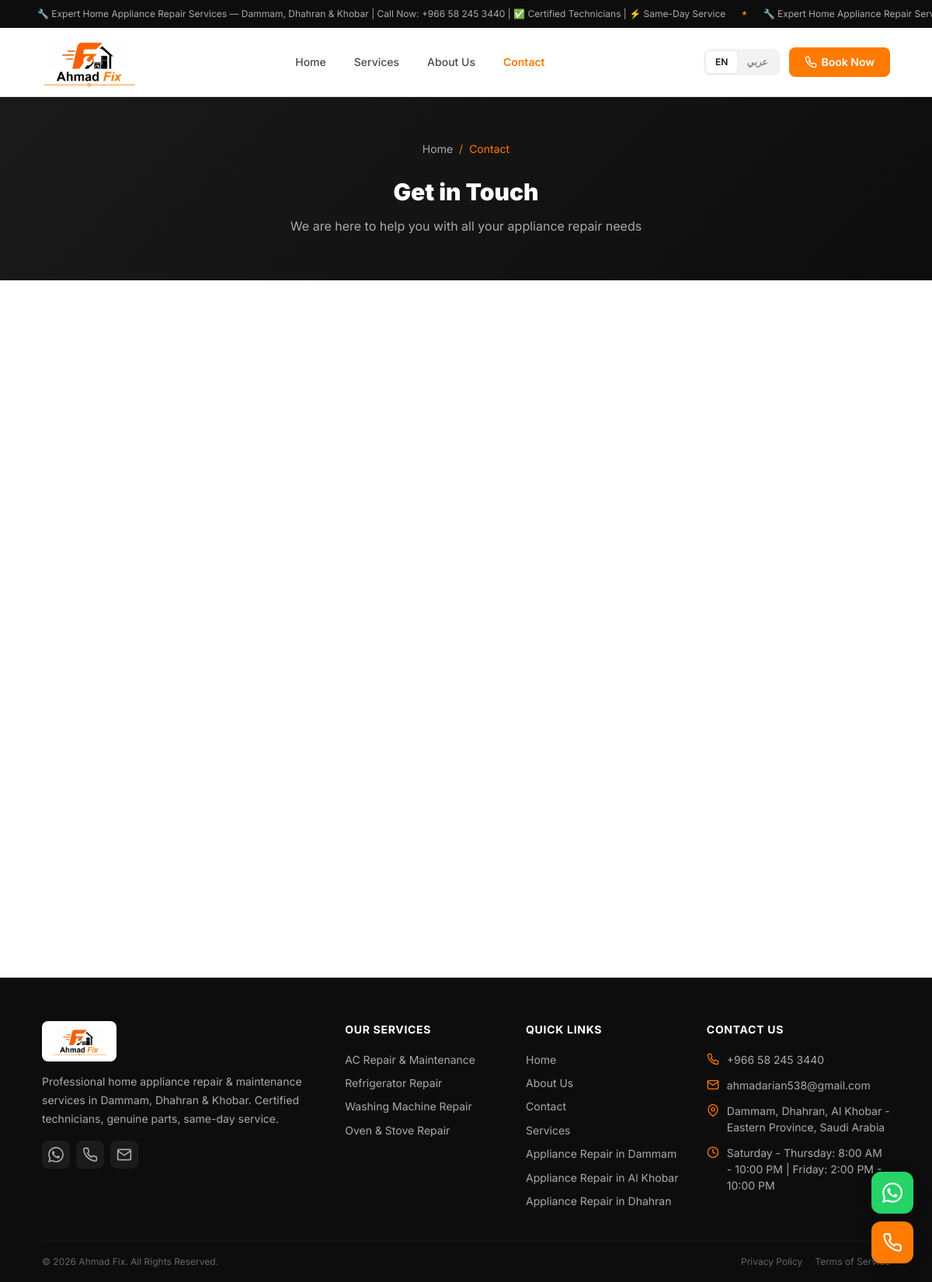
/en/contact, run on the app's committed database.
### tables this page shows
CREATE TABLE IF NOT EXISTS site_settings (
    id INT AUTO_INCREMENT PRIMARY KEY,
    setting_key VARCHAR(100) NOT NULL UNIQUE,
    setting_value_en TEXT,
    setting_value_ar TEXT,
    setting_type ENUM('text','textarea','image','url','email','phone') DEFAULT 'text',
    setting_group VARCHAR(50) DEFAULT 'general',
    updated_at TIMESTAMP DEFAULT CURRENT_TIMESTAMP ON UPDATE CURRENT_TIMESTAMP
);

CREATE TABLE IF NOT EXISTS services (
    id INT AUTO_INCREMENT PRIMARY KEY,
    name_en VARCHAR(150) NOT NULL,
    name_ar VARCHAR(150) NOT NULL,
    slug_en VARCHAR(150) NOT NULL UNIQUE,
    slug_ar VARCHAR(150) NOT NULL,
    short_desc_en TEXT,
    short_desc_ar TEXT,
    full_desc_en LONGTEXT,
    full_desc_ar LONGTEXT,
    icon VARCHAR(50) DEFAULT 'tools',
    image VARCHAR(255),
    meta_title_en VARCHAR(200),
    meta_title_ar VARCHAR(200),
    meta_desc_en VARCHAR(300),
    meta_desc_ar VARCHAR(300),
    meta_keywords_en VARCHAR(500),
    meta_keywords_ar VARCHAR(500),
    faq_en JSON,
    faq_ar JSON,
    sort_order INT DEFAULT 0,
    is_active TINYINT(1) DEFAULT 1,
    created_at TIMESTAMP DEFAULT CURRENT_TIMESTAMP,
    updated_at TIMESTAMP DEFAULT CURRENT_TIMESTAMP ON UPDATE CURRENT_TIMESTAMP
);

### config/config.php (called while the page is built, shortened)
<?php
try {
    $dsn = "mysql:host=" . DB_HOST . ";dbname=" . DB_NAME . ";charset=" . DB_CHARSET;
    $options = [
        PDO::ATTR_ERRMODE            => PDO::ERRMODE_EXCEPTION,
        PDO::ATTR_DEFAULT_FETCH_MODE => PDO::FETCH_ASSOC,
        PDO::ATTR_EMULATE_PREPARES   => false,
        PDO::MYSQL_ATTR_INIT_COMMAND => "SET NAMES utf8mb4 COLLATE utf8mb4_unicode_ci",
    ];
    $pdo = new PDO($dsn, DB_USER, DB_PASS, $options);
    $pdo->exec("SET NAMES utf8mb4");
    $pdo->exec("SET CHARACTER SET utf8mb4");
} catch (PDOException $e) {
    error_log("Database Connection Error: " . $e->getMessage());
    http_response_code(503);
    header('Retry-After: 600');
    die('<h1>Service Temporarily Unavailable</h1><p>Please try again later.</p>');
}
$supported_langs = ['en', 'ar'];
$default_lang = 'en';
if (isset($url_lang) && in_array($url_lang, $supported_langs)) {
    $lang = $url_lang;
} elseif (isset($_GET['lang']) && in_array($_GET['lang'], $supported_langs)) {
    $lang = $_GET['lang'];
} elseif (isset($_SESSION['lang']) && in_array($_SESSION['lang'], $supported_langs)) {
    $lang = $_SESSION['lang'];
} else {
    $browser_lang = substr($_SERVER['HTTP_ACCEPT_LANGUAGE'] ?? 'en', 0, 2);
    $lang = in_array($browser_lang, $supported_langs) ? $browser_lang : $default_lang;
}
$is_rtl = ($lang === 'ar');
$dir = $is_rtl ? 'rtl' : 'ltr';
$lang_file = SITE_ROOT . '/lang/' . $lang . '.php';
if (file_exists($lang_file)) {
    $translations = require $lang_file;
} else {
    $translations = require SITE_ROOT . '/lang/en.php';
}
require_once SITE_ROOT . '/config/functions.php';
$__phone = trim(setting('phone', 'en'));

### pages/contact.php (the view, shortened to what this page needs)
<section class="page-header">
    <div class="container">
        <nav class="breadcrumb" aria-label="Breadcrumb">
            <a href="<?php echo url(); ?>"><?php echo __('nav_home'); ?></a>
            <span class="breadcrumb-separator">/</span>
            <span aria-current="page"><?php echo __('nav_contact'); ?></span>
        </nav>
        <h1><?php echo __('contact_title'); ?></h1>
        <p><?php echo __('contact_subtitle'); ?></p>
    </div>
</section>
<section class="section">
    <div class="container">
        <div class="contact-grid">
        </div>
    </div>
</section>

### includes/header.php (shortened to what this page needs)
<?php
$ribbon_text = setting('ribbon_text', $lang);
$current_nav = $current_page ?? 'home';
$is_404 = $is_404 ?? false;
$has_alternates = !$is_404 && is_array($alt_paths ?? null);
$alt_en = $has_alternates ? url($alt_paths['en'], 'en') : url('', 'en');
$alt_ar = $has_alternates ? url($alt_paths['ar'], 'ar') : url('', 'ar');
?>
<!DOCTYPE html>
<html lang="<?php echo $lang === 'ar' ? 'ar-SA' : 'en'; ?>" dir="<?php echo $dir; ?>">
<head>
    <link rel="stylesheet" href="<?php echo ASSETS_URL; ?>/css/style.css?v=<?php echo ASSETS_VERSION; ?>">
    <link rel="stylesheet" href="<?php echo ASSETS_URL; ?>/css/animations.css?v=<?php echo ASSETS_VERSION; ?>">
    <?php echo getLocalBusinessSchema(); ?>
</head>
<body class="page-transition">
<div class="top-ribbon" role="region" aria-label="<?php echo $lang === 'ar' ? 'شريط الإعلانات' : 'Announcement Bar'; ?>">
    <div class="ribbon-track">
        <span class="ribbon-text">
            <?php echo $ribbon_text; ?>
            <span class="ribbon-separator">★</span>
            <?php echo $ribbon_text; ?>
        </span>
    </div>
</div>
<header class="header" id="main-header">
    <div class="header-inner">
        <a href="<?php echo url(); ?>" class="logo" aria-label="Ahmad Fix Home">
            <?php echo logoPicture(); ?>
        </a>
        <nav class="desktop-nav">
            <a href="<?php echo url(); ?>" class="nav-link <?php echo $current_nav === 'home' ? 'active' : ''; ?>"><?php echo __('nav_home'); ?></a>
            <a href="<?php echo url(); ?>#services" class="nav-link"><?php echo __('nav_services'); ?></a>
            <a href="<?php echo url('about'); ?>" class="nav-link <?php echo in_array($current_nav, ['about', 'من-نحن']) ? 'active' : ''; ?>"><?php echo __('nav_about'); ?></a>
            <a href="<?php echo url('contact'); ?>" class="nav-link <?php echo in_array($current_nav, ['contact', 'اتصل-بنا']) ? 'active' : ''; ?>"><?php echo __('nav_contact'); ?></a>
        </nav>
        <div class="header-actions">
            <div class="lang-switch">
                <a href="<?php echo e($alt_en); ?>" hreflang="en" lang="en" class="lang-btn <?php echo $lang === 'en' ? 'active' : ''; ?>">EN</a>
                <a href="<?php echo e($alt_ar); ?>" hreflang="ar" lang="ar" class="lang-btn <?php echo $lang === 'ar' ? 'active' : ''; ?>">عربي</a>
            </div>
            <a href="tel:<?php echo formatPhone(PHONE); ?>" class="header-cta">
                <?php echo __('nav_book_now'); ?>
            </a>
        </div>
    </div>
</header>
<main>

### includes/footer.php (shortened to what this page needs)
<?php
$services = getServices();
?>
</main>
<footer class="footer" role="contentinfo">
    <div class="container">
        <div class="footer-grid">
            <div class="footer-about">
                <a href="<?php echo url(); ?>" class="logo" aria-label="<?php echo e(SITE_NAME); ?>">
                    <div class="footer-logo-bg">
                        <?php echo logoPicture(); ?>
                    </div>
                </a>
                <p><?php echo __('footer_about'); ?></p>
                <div class="footer-social">
                    <a href="https://wa.me/<?php echo waNumber(); ?>" target="_blank" rel="noopener" aria-label="WhatsApp">
                    </a>
                    <a href="tel:<?php echo formatPhone(PHONE); ?>" aria-label="Phone">
                    </a>
                    <a href="mailto:<?php echo EMAIL; ?>" aria-label="Email">
                        <svg width="20" height="20" viewBox="0 0 24 24" fill="none" stroke="currentColor" stroke-width="2" stroke-linecap="round" stroke-linejoin="round"><path d="M4 4h16c1.1 0 2 .9 2 2v12c0 1.1-.9 2-2 2H4c-1.1 0-2-.9-2-2V6c0-1.1.9-2 2-2z"/><polyline points="22,6 12,13 2,6"/></svg>
                    </a>
                </div>
            </div>
            <div class="footer-column">
                <h4><?php echo __('footer_services'); ?></h4>
                <div class="footer-links">
                    <?php foreach ($services as $svc): ?>
                    <a href="<?php echo url(localized($svc, 'slug')); ?>">
                        <?php echo localized($svc, 'name'); ?>
                    </a>
                    <?php endforeach; ?>
                </div>
            </div>
            <div class="footer-column">
                <h4><?php echo __('footer_quick_links'); ?></h4>
                <div class="footer-links">
                    <a href="<?php echo url(); ?>"><?php echo __('nav_home'); ?></a>
                    <a href="<?php echo url('about'); ?>"><?php echo __('nav_about'); ?></a>
                    <a href="<?php echo url('contact'); ?>"><?php echo __('nav_contact'); ?></a>
                    <a href="<?php echo url(); ?>#services"><?php echo __('nav_services'); ?></a>
                    <?php foreach (getAreas() as $footer_area): ?>
                    <a href="<?php echo url($footer_area['slug_' . $lang]); ?>"><?php echo e(sprintf(__('area_link_label'), $footer_area['name_' . $lang])); ?></a>
                    <?php endforeach; ?>
                </div>
            </div>
            <div class="footer-column">
                <h4><?php echo __('footer_contact'); ?></h4>
                <div class="footer-contact-item">
                    <a href="tel:<?php echo formatPhone(PHONE); ?>" dir="ltr"><?php echo e(PHONE); ?></a>
                </div>
                <div class="footer-contact-item">
                    <svg width="18" height="18" viewBox="0 0 24 24" fill="none" stroke="currentColor" stroke-width="2" stroke-linecap="round" stroke-linejoin="round"><path d="M4 4h16c1.1 0 2 .9 2 2v12c0 1.1-.9 2-2 2H4c-1.1 0-2-.9-2-2V6c0-1.1.9-2 2-2z"/><polyline points="22,6 12,13 2,6"/></svg>
                    <a href="mailto:<?php echo EMAIL; ?>"><?php echo EMAIL; ?></a>
                </div>
                <div class="footer-contact-item">
                    <svg width="18" height="18" viewBox="0 0 24 24" fill="none" stroke="currentColor" stroke-width="2" stroke-linecap="round" stroke-linejoin="round"><path d="M21 10c0 7-9 13-9 13s-9-6-9-13a9 9 0 0 1 18 0z"/><circle cx="12" cy="10" r="3"/></svg>
                    <span><?php echo setting('address_en', $lang); ?></span>
                </div>
                <div class="footer-contact-item">
                    <svg width="18" height="18" viewBox="0 0 24 24" fill="none" stroke="currentColor" stroke-width="2" stroke-linecap="round" stroke-linejoin="round"><circle cx="12" cy="12" r="10"/><polyline points="12 6 12 12 16 14"/></svg>
                    <span><?php echo setting('working_hours_en', $lang); ?></span>
                </div>
            </div>
        </div>
        <div class="footer-bottom">
            <span><?php echo __('footer_copyright'); ?></span>
            <div class="footer-bottom-links">
                <a href="<?php echo url('privacy-policy'); ?>"><?php echo __('footer_privacy'); ?></a>
                <a href="<?php echo url('terms'); ?>"><?php echo __('footer_terms'); ?></a>
            </div>
        </div>
    </div>
</footer>
</body>
</html>

### assets/css/animations.css (style rules this page uses)
.page-transition { animation: fadeIn 0.4s ease; }

### data on the page
site_settings: setting_value_en "🔧 Expert Home Appliance Repair Services — Dammam, Dhahran & Khobar | Call Now: +966 58 245 3440 | ✅ Certified Technicians | ⚡ Same-Day Service", setting_value_en "🔧 Expert Home Appliance Repair…"
services: name_en "AC Repair & Maintenance"
services: name_en "Refrigerator Repair"
services: name_en "Washing Machine Repair"
services: name_en "Oven & Stove Repair"
site_settings: setting_value_en "Dammam, Dhahran, Al Khobar - Eastern Province, Saudi Arabia"
site_settings: setting_value_en "Saturday - Thursday: 8:00 AM - 10:00 PM | Friday: 2:00 PM - 10:00 PM"

### other printed values
__('nav_home') "Home"
__('nav_services') "Services"
__('nav_about') "About Us"
__('nav_contact') "Contact"
__('nav_book_now') "Book Now"
__('contact_title') "Get in Touch"
__('contact_subtitle') "We are here to help you with all your appliance repair needs"
__('footer_about') "Professional home appliance repair & maintenance services in Dammam, Dhahran & Khobar. Certified technicians, genuine parts, same-day service."
__('footer_services') "OUR SERVICES"
__('footer_quick_links') "QUICK LINKS"
sprintf(__('area_link_label'), $footer_area['name_' . $lang]) "Appliance Repair in Dammam"
sprintf(__('area_link_label'), $footer_area['name_' . $lang]) "Appliance Repair in Al Khobar"
sprintf(__('area_link_label'), $footer_area['name_' . $lang]) "Appliance Repair in Dhahran"
__('footer_contact') "CONTACT US"
PHONE "+966 58 245 3440"
